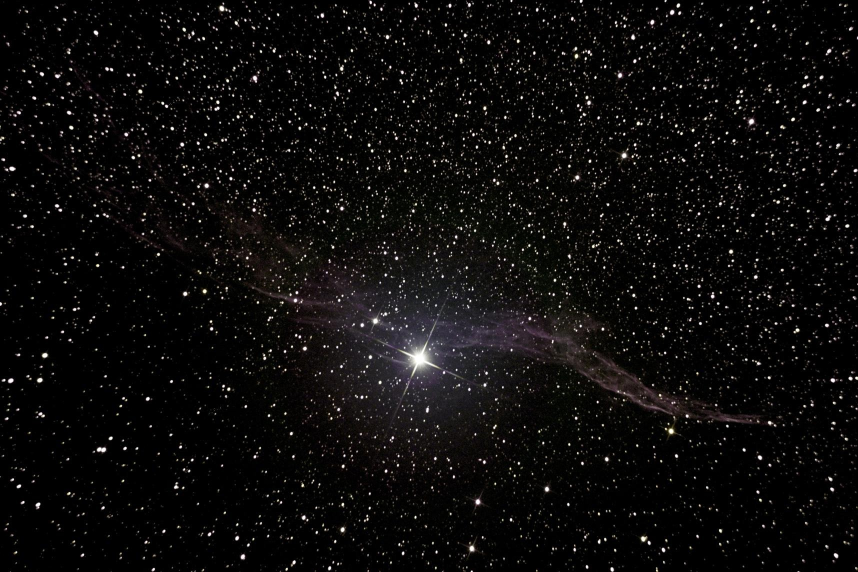
%> input picture NGC6960_24Juillet2006_LD.jpg, 1716 x 1144 px (shown at 1/2 size)
$ octave granulomerty.m   (GNU Octave 9; MATLAB toolbox functions it lacks are replaced by stand-ins)
%> lines starting %> are read from the running program, lines starting %| are printed output that depends on the picture; in (x1, y1, x2, y2) boxes, pixels count from 0 and x2, y2 are one past the last pixel; in counts of white or black regions, pixels touching at a corner belong together; the program's own positions count from 1
### minkowskiSub.m
function Xb = minkowskiSub(X,b)
	L = size(X,1);
	C = size(X,2);
	lb = size(b,1);
	cb = size(b,2);
	Xb = logical(zeros(L+lb,C+cb));
	tmp = logical(zeros(L+lb,C+cb));
	condFirst = true;
	for i=1:lb
		for j=1:cb
			if(b(i,j)==1)
				if(condFirst)
					Xb(i:i+L-1,j:j+C-1) = X;
					condFirst = false;
				else
					tmp(i:i+L-1,j:j+C-1) = X;
					Xb = and(Xb,tmp);
					tmp(:) = 0;
				endif
			endif
		endfor
	endfor
	Xb = Xb((floor(lb/2)+1):(L+floor(lb/2)),(floor(cb/2)+1):(C+floor(cb/2)));
endfunction

### minkowskiSum.m
function Xb = minkowskiSum(X,b)


	L = size(X,1);
	C = size(X,2);
	lb = size(b,1);
	cb = size(b,2);
	Xb = logical(zeros(L+lb,C+cb));
	tmp = logical(zeros(L+lb,C+cb));
	condFirst = true;
	for i=1:lb
		for j=1:cb
			if(b(i,j)==1)
				if(condFirst)
					Xb(i:i+L-1,j:j+C-1) = X;
					condFirst = false;
				else
					tmp(i:i+L-1,j:j+C-1) = X;
					Xb = or(Xb,tmp);
					tmp(:) = 0;
				endif
			endif
		endfor
	endfor
	Xb = Xb((floor(lb/2)+1):(L+floor(lb/2)),(floor(cb/2)+1):(C+floor(cb/2)));

	% [32 lines of commented-out code are left out]
endfunction

### myDilate.m
function Xb = myDilate(X,b)
bt = transposeMorpho(b);
Xb = minkowskiSum(X,bt);
endfunction

### myOpen.m
function Xb = myOpen(X,b)
bt = transposeMorpho(b);
Xb = myErode(X,b);
Xb = myDilate(Xb,bt);
endfunction

### transposeMorpho.m
function Xt = transposeMorpho(X)
	Xt = flipud(fliplr(X));
endfunction

### myErode.m
function Xb = myErode(X,b)
bt = transposeMorpho(b);
Xb = minkowskiSub(X,bt);
endfunction

### granulomerty.m
clc
clear all
close all


%detection de contour par gradient morpho
dentelleDuCygneRGB = imread('NGC6960_24Juillet2006_LD.jpg');
%> dentelleDuCygneRGB is the input picture: size 1144x1716x3 uint8; mean R, G, B 12.6, 11.6, 11.2

dentelleDuCygne = double(rgb2gray(dentelleDuCygneRGB))/255.0;
dentelleDuCygne = dentelleDuCygne(600:800,700:1000);
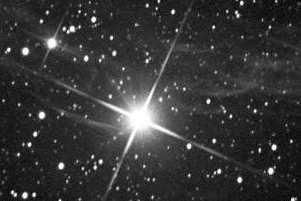
%> dentelleDuCygne: size 201x301 double; min 0, max 1, mean 0.213

figure(1)
subplot(121)
imshow(dentelleDuCygne)
subplot(122)
hist(dentelleDuCygne(:),20)
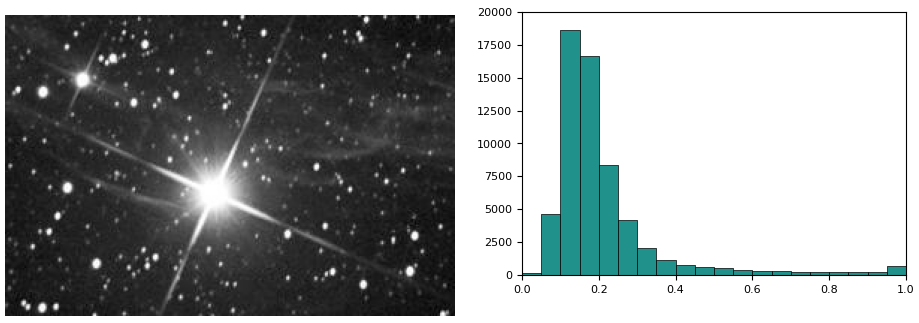
%> figure redrawn from the program's plot data, 2 panels

%return

thresholdStars = input("Pick a threshold\n")
%> the answer given: 100


dentelleDuCygneBin = dentelleDuCygne>thresholdStars;
%> dentelleDuCygneBin: size 201x301 logical; every value is 0


B = logical([0 1 0;
     1 1 1;
     0 1 0]);
N = 25;
B = zeros(2*N+1);
B(N:N+2,N:N+2) = logical([0 1 0; 1 1 1; 0 1 0]);


X = dentelleDuCygneBin;
y = sum(X(:));
%> y = 0
Bn = B;
for n=1:N
	X = myOpen(dentelleDuCygneBin,Bn);
	Bn = myDilate(Bn,B);
	y = [y sum(X(:))];
end
%> this loop made 25 passes
%> y on passes 1 to 12: [0 0], [0 0 0], [0 0 0 0], [0 0 0 0 0], [0 0 0 0 0 0], [0 0 0 0 0 0 0], [0 0 0 0 0 0 0 0], [0 0 0 0 0 0 0 0 0], [0 0 0 0 0 0 0 0 0 0], [0 0 0 0 0 0 0 0 0 0 0], [0 0 0 0 0 0 0 0 0 0 0 0], [0 0 0 0 0 0 0 0 0 0 0 0 0]
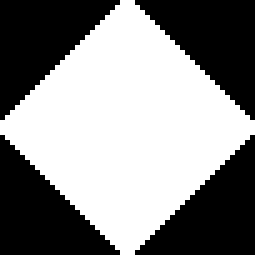
%> Bn: size 51x51 logical (shown 5 times larger); 53.9% white; 4 black regions, box (x1, y1, x2, y2) and area: (0, 0, 24, 24) 300, (27, 0, 51, 24) 300, (0, 27, 24, 51) 300, (27, 27, 51, 51) 300
%> after the loop, y = 26 values from 0 to 0


figure(2)
subplot(121)
imshow(dentelleDuCygneBin)
subplot(122)
plot(1:(N+1),cumsum(y),'r','linewidth',4)
hold on
plot(1:(N+1),y,'g','linewidth',4)
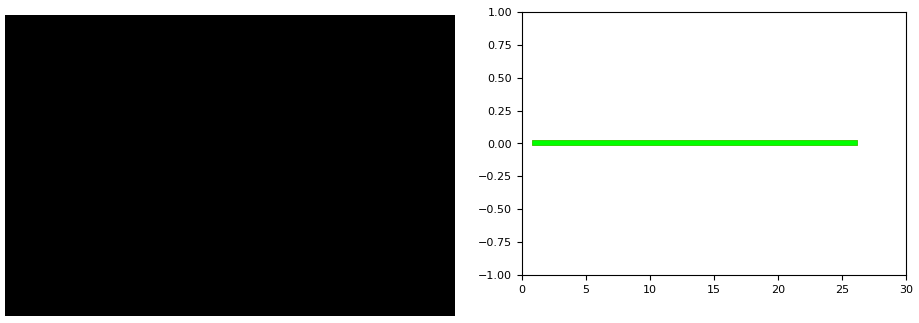
%> figure redrawn from the program's plot data, 2 panels
hold off
